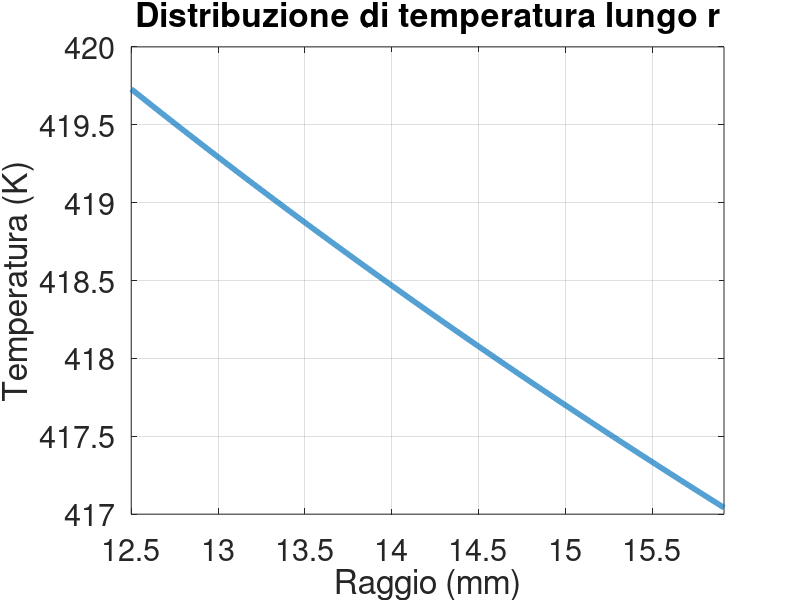

The MATLAB script that drew this image:
clc
clear
close all

%% Dati 
kk=17; %W/mK
din=25e-3; %m
e=35e-3; %m 
s=30e-3; %m

Aesagono=3*sqrt(3)*(e/2)^2/2; 
dout=sqrt(4*Aesagono/pi); %diametro equivalente: ricavato dall'area dell'esagono
                            %la sezione della corona esagonale e della
                            %corona circolare devono essere uguali affinchè
                            %la nuova geometria sia equivalente a quella di
                            %partenza

Tin=450; %K
% WTF hin vale 1000 W/m^2K
hin=500; %W/m^2K

Tout=298.15; %K
hout=100; %W/m^2K
qvol=0; %W/m^3

%% Griglia
dr=1e-6;
rr=(din/2:dr:dout/2)';
nn=length(rr);

%% Matrice A
sub_diag=1-dr./(2*rr);
main=-2*ones(nn,1);
super_diag=1+dr./(2*rr);

BB=[[sub_diag(2:end);0],main,[0;super_diag(1:end-1)]];

AA=spdiags(BB,-1:1,nn,nn);

%% Vettore b
bb=-qvol/kk*dr^2*ones(nn,1);

%% Condizioni al contorno
%Nodo 1
AA(1,1)=1+hin*dr/kk;
AA(1,2)=-1;
bb(1)=hin*Tin*dr/kk;

%Nodo end
AA(end,end-1)=-1;
AA(end,end)=1+hout*dr/kk;
bb(end)=hout*Tout*dr/kk;

%% Soluzione
TT=AA\bb;

%% plot
figure(1)
plot(rr*1e3,TT,'linewidth',4)
title('Distribuzione di temperatura lungo r')
xlabel('Raggio (mm)')
ylabel('Temperatura (K)')
set(gca,'fontsize',22)
grid on
xlim([din/2*1e3 dout/2*1e3])
